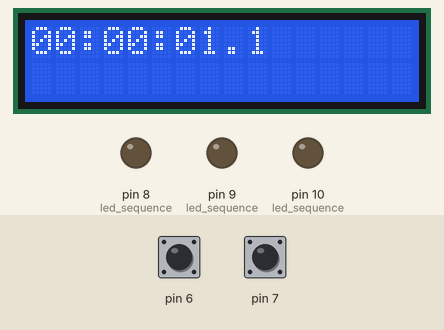
Simulated run of this sketch. Board: Arduino Uno, built with avr-gcc and run on an emulated ATmega328P. Parts: 16×2 character LCD, output pins drawn as LEDs (lit = HIGH). Dashed ring = blinking. Inputs (shaded band) come from the test bench; at power-on: pin 6 HIGH, pin 7 HIGH.

Above: at 1.2 s.
1.3 s: pin 6 pulled LOW for 0.15 s
At 1.51 s:
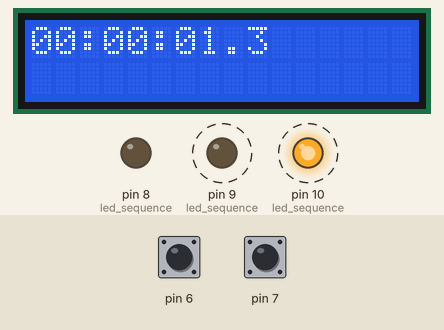
2.0 s: pin 7 pulled LOW for 0.15 s
At 2.21 s:
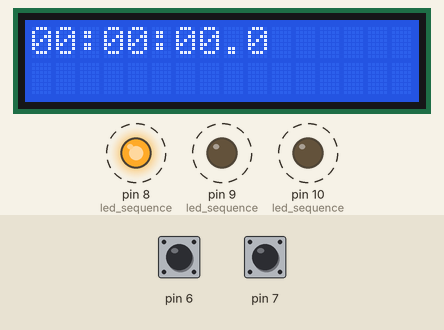
2.7 s: pin 6 pulled LOW for 1 s
At 2.82 s:
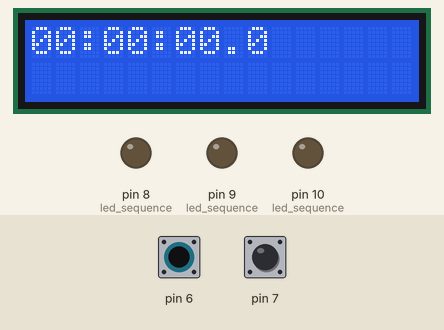
4.3 s: pin 7 pulled LOW for 1 s
At 4.46 s:
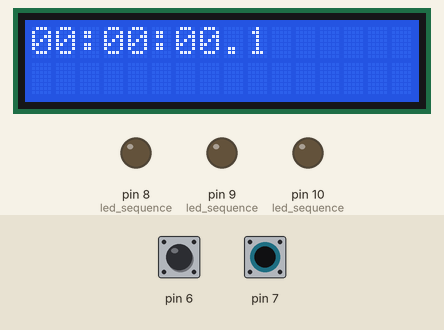
Timing chart, 0 to 6.9 s (numbered marks = the images above; inputs shaded):
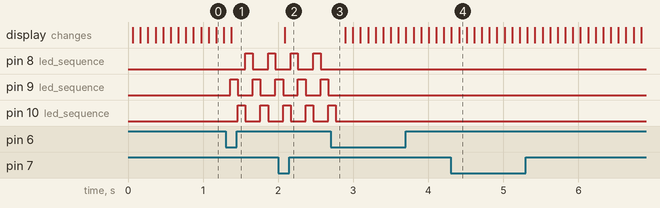

Measured:
- after the input at 1.3 s, pin 8 (led_sequence): alternates HIGH for 0.10 s and LOW for 0.20 s, starting after 0.26 s; pin 9 (led_sequence): alternates HIGH for 0.10 s and LOW for 0.20 s, starting after 0.06 s; pin 10 (led_sequence): alternates HIGH for 0.10 s and LOW for 0.20 s, starting after 0.16 s
- after the input at 2.0 s, the display: changes after 0.09 s (image 2)
- after the input at 2.7 s, pin 8 (led_sequence), pin 9 (led_sequence): stops changing and stays LOW; pin 10 (led_sequence): goes on until 2.8 s, then stays LOW

The sketch:

02-Cronometro.ino
```cpp
#include <pt.h>
#include <LiquidCrystal.h>
#include <stdio.h>

const int rs = 12, en = 11, d4 = 5, d5 = 4, d6 = 3, d7 = 2;
LiquidCrystal lcd(rs, en, d4, d5, d6, d7);

struct pt pt1;
struct pt pt2;
struct pt pt3;
struct pt pt4;

void formatTime(long t_tthsec, char *str_buffer) {
  int hours = (t_tthsec/36000)%24;
  int minutes = (t_tthsec/600)%60;
  int seconds = (t_tthsec/10)%60;
  int tth_seconds = t_tthsec%10;
  sprintf(str_buffer, "%02d:%02d:%02d.%01d", hours, minutes, seconds, tth_seconds);
}

void setup() {
  //parpadeo();
  PT_INIT(&pt1);
  PT_INIT(&pt2);
  PT_INIT(&pt3);
  PT_INIT(&pt4);
}

void loop() {
  static long tth_sec = 0;
  static int is_running = 1;

  reloj(&pt1, tth_sec, is_running);
  boton1(&pt2, 7, tth_sec);
  boton2(&pt3, 6, is_running);
  led_sequence(&pt4, is_running);
}

char str_time[11] = "00:00:00.0";

void reloj(struct pt *pt, long &counter, int &is_running) {
  PT_BEGIN(pt);
  static long v = 0;

  Serial.begin(9600);


  lcd.begin(16,2);

  while(true) {
    lcd.setCursor(0,0);
    formatTime(counter, str_time);
    lcd.print(str_time);
    if(is_running) {
      counter++;
    }

    v = millis();
    PT_WAIT_WHILE(pt, ((millis()-v) < 100));
  }
  PT_END(pt);
}

void boton1(struct pt *pt,int pin, long &counter) {
  PT_BEGIN(pt);
  static long v = 0;
  static int oldVal = 0;
  static int newVal = 0;
  pinMode(pin, INPUT_PULLUP);

  while(true) {
    newVal = digitalRead(pin);

    if(((newVal^oldVal)==1) && newVal == 0) {
      counter = 0;

      // Ignore future readings for 100milliseconds
      v = millis();
      PT_WAIT_WHILE(pt, ((millis()-v) < 200));
    }

    oldVal = newVal;
    PT_YIELD(pt);
  }
  PT_END(pt);
}

void boton2(struct pt *pt, int pin, int &is_running) {
  static long v = 0;
  static int oldVal = 0;
  static int newVal = 0;
  PT_BEGIN(pt);
  pinMode(pin, INPUT_PULLUP);

  while(true) {
    newVal = digitalRead(pin);
    if(((newVal^oldVal)==1) && newVal == 0) {
      is_running ^= 1;

      v = millis();
      PT_WAIT_WHILE(pt, ((millis()-v) < 200));
    }

    oldVal = newVal;
    PT_YIELD(pt);
  }
  PT_END(pt);
}


void led_sequence(struct pt *pt, int &is_running) {
  PT_BEGIN(pt);
  static long v = 0;
  static int led_val = 1;

  pinMode(8, OUTPUT);
  pinMode(9, OUTPUT);
  pinMode(10, OUTPUT);

  while(true) {
    if(led_val>4) {
      led_val = 1;
    }
    if(is_running) {
      digitalWrite(8, LOW);
      digitalWrite(9, LOW);
      digitalWrite(10, LOW);
    } else {
      digitalWrite(8, led_val & 1);
      digitalWrite(9, led_val & 2);
      digitalWrite(10, led_val & 4);
    }

    led_val = led_val<<1;

    v = millis();
    PT_WAIT_WHILE(pt, ((millis()-v) < 100));
  }
  PT_END(pt);
}
```
